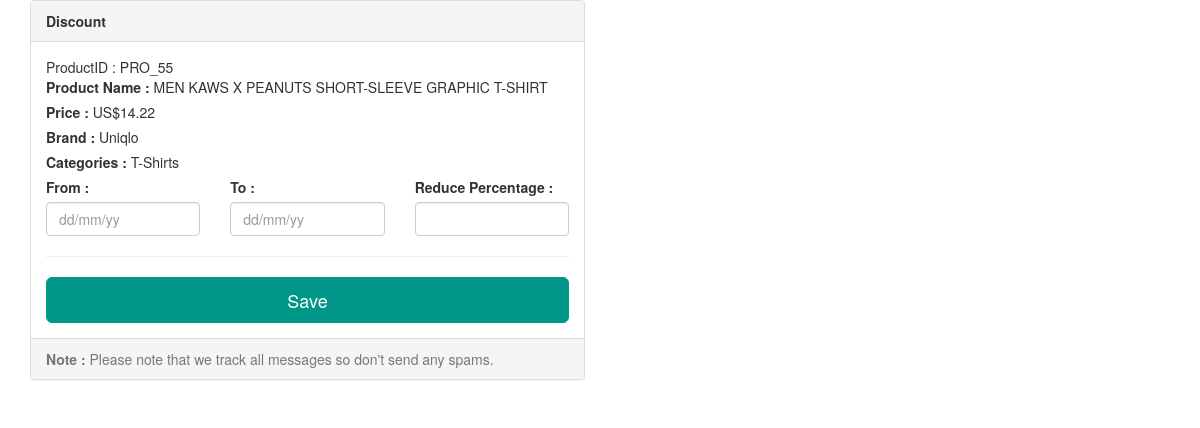
The app's page /dayextra/admin/discount.php?id=55 with its own data.
### tables this page shows
CREATE TABLE `product` (
  `id` int(11) NOT NULL,
  `product_name` varchar(255) NOT NULL,
  `categories` varchar(255) NOT NULL,
  `sub_cat` varchar(255) NOT NULL,
  `brand` varchar(255) NOT NULL,
  `supplier` varchar(255) NOT NULL,
  `description` text NOT NULL,
  `price` varchar(50) NOT NULL,
  `cover` varchar(255) NOT NULL,
  `qty` int(11) NOT NULL,
  `created_date` datetime NOT NULL,
  `modified_date` datetime NOT NULL
);

CREATE TABLE `brand` (
  `brand_id` int(11) NOT NULL,
  `brand_name` varchar(255) NOT NULL,
  `brand_cover` varchar(255) NOT NULL,
  `created_date` datetime NOT NULL,
  `modified_date` datetime NOT NULL
);

CREATE TABLE `categories` (
  `cat_id` int(11) NOT NULL,
  `cat_name` varchar(255) NOT NULL,
  `created_date` datetime NOT NULL,
  `modified_date` datetime NOT NULL
);

### dayextra/admin/discount.php (the view, shortened to what this page needs)
<?php
   include('../confs/config.php');
     $id = $_GET['id'];
   $result = mysqli_query($mysqli,"SELECT * FROM product where id = $id");
   $row = mysqli_fetch_assoc($result);
?>
 <?php include('header.php'); ?>
 <div class="container">
            <div class="row">
             <div class="col-md-6">
                <div class="Compose-Message">
                <div class="panel panel-default">
                    <div class="panel-heading">
                        <strong>Discount</strong>
                    </div>
                    <div class="panel-body">
                        <form method="post" action="" enctype="multipart/form-data">
                         ProductID :  PRO_<?php echo $row['id'] ?><br>
                        <label>Product Name : </label>
                        <?php echo $row['product_name'] ?><br>
                         <label>Price : </label>
                        US$<?php echo $row['price'] ?><br>
                         <label>Brand : </label>
                         <?php
                         	$result = mysqli_query($mysqli,"SELECT product.*,brand.brand_name,brand.brand_id FROM product LEFT JOIN brand
                         		ON brand.brand_id = product.brand
                         		WHERE product.id = $id");
                         	$row2 = mysqli_fetch_assoc($result)
                         ?>
                         <?php echo $row2['brand_name'] ?><br>
                         <label>Categories : </label>
                         <?php
                         	$result = mysqli_query($mysqli,"SELECT product.*,cat.cat_name,cat.cat_id FROM product LEFT JOIN categories cat
                         		ON cat.cat_id = product.categories
                         		WHERE product.id = $id");
                         	$row3 = mysqli_fetch_assoc($result)
                         ?>
                         <?php echo $row3['cat_name'] ?><br>
                            <div class="row">
                <div class="col-xs-4">
                <label>From : </label>
                  <input type="text" class="form-control" name="str_date" id="dob"  data-provide="datepicker" placeholder="dd/mm/yy" required/>
                </div>
                <div class="col-xs-4">
                <label>To : </label>
                  <input type="text" class="form-control" name="end_date" id="dob"  data-provide="datepicker" placeholder="dd/mm/yy" required/>
                </div>
                <div class="col-xs-4">
                <label>Reduce Percentage  : </label>
                    <input type="text" class="form-control" name="percentage" id="dob" required/>
                </div>
                </div>
              <hr />
                      <input type="submit" name="submit" value="Save" class="btn btn-warning btn-lg btn-block login-button">
          </form>
                    </div>
                    <div class="panel-footer text-muted">
                        <strong>Note : </strong>Please note that we track all messages so don't send any spams.
                    </div>
                </div>
                     </div>
                </div>
                </div>
          </div>
   <?php include('footer.php'); ?>

### dayextra/admin/css/button.css (style rules this page uses)
.btn-warning { color: #fff; background-color: #009688 ; border-color: #009688 ; }

### records on screen
product: id "55", product_name "MEN KAWS X PEANUTS SHORT-SLEEVE GRAPHIC T-SHIRT", price "14.22", brand.brand_name "Uniqlo", categories.cat_name "T-Shirts"
